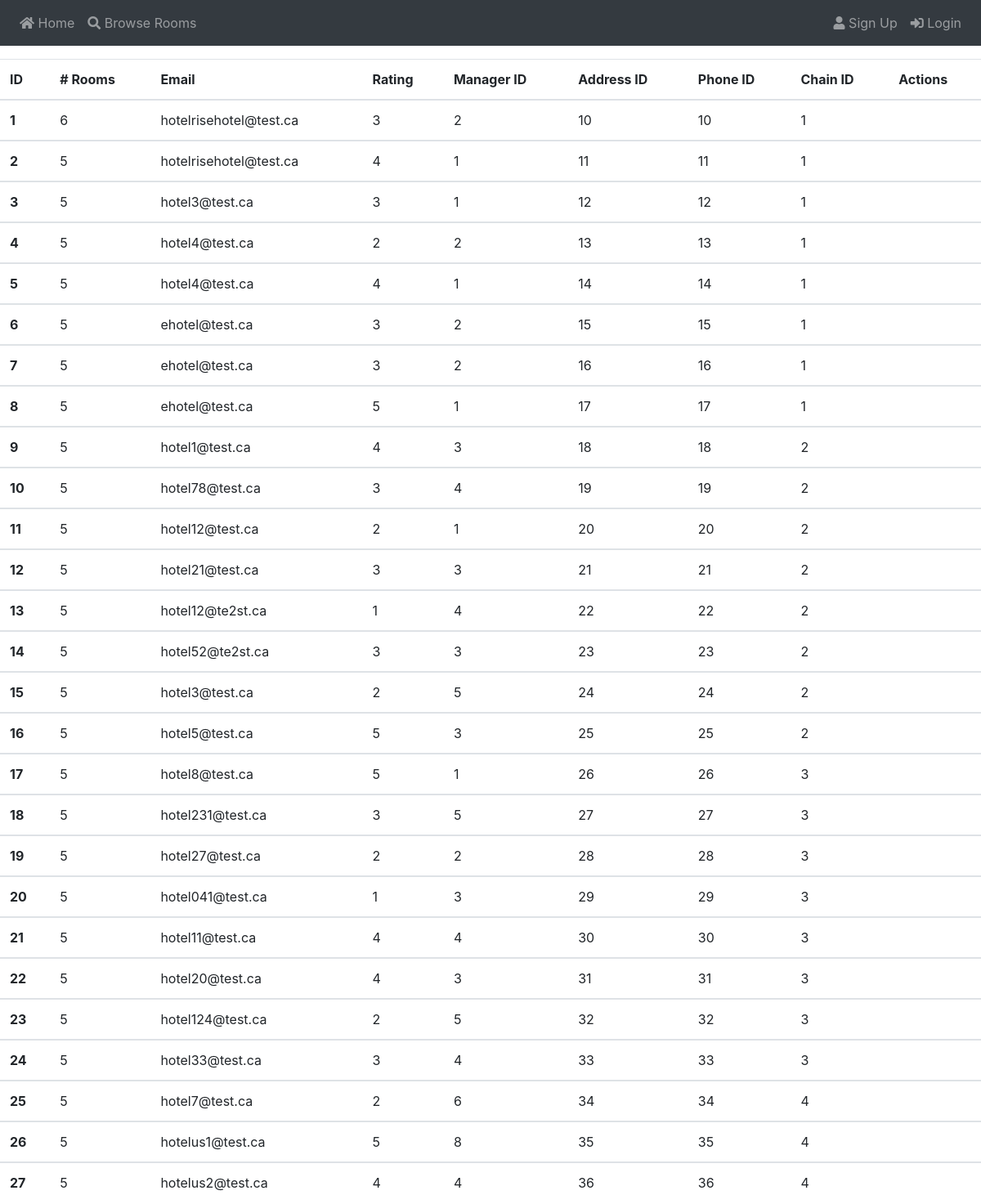
Before: /view_hotels (upper part) with the older database file.
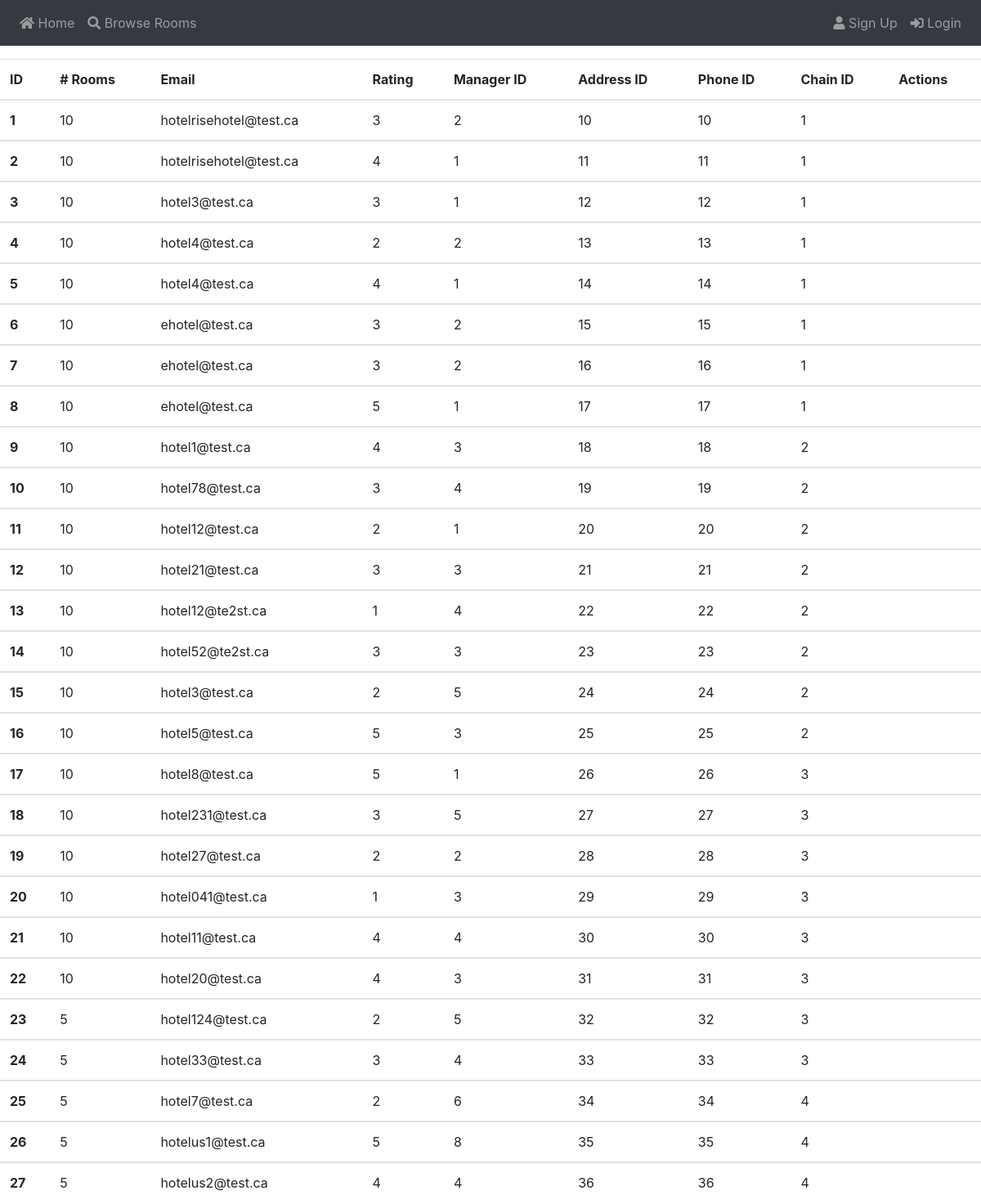
After: the same page with the newer database file.
### app/models.py (models this page shows)
class Hotel(db.Model):
    id          = db.Column(db.Integer, primary_key = True)
    rooms_amt   = db.Column(db.Integer, nullable = False)
    rating      = db.Column(db.Integer, nullable = False)
    email       = db.Column(db.String(128), nullable = False)
    address     = db.Column(db.Integer, db.ForeignKey('addr.id'))
    phone       = db.Column(db.Integer, db.ForeignKey('phone.id'))
    manager     = db.Column(db.Integer, db.ForeignKey('user.id'))
    owned_by    = db.Column(db.Integer, db.ForeignKey('chain.id'))
    rooms       = db.relationship("Room", backref = 'hotel', lazy='dynamic')

### app/routes.py (the view)
@app.route("/view_hotels")
def view_hotels():
    hotels = Hotel.query.all()
    return render_template("view_hotels.html", hotels = hotels)

### app/templates/view_hotels.html (shortened to what this page needs)
{% extends "base.html" %}
{% block content %}
    <table class="table">
        <thead>
            <tr>
                <th scope="col">ID</th>
                <th scope="col"># Rooms</th>
                <th scope="col">Email</th>
                <th scope="col">Rating</th>
                <th scope="col">Manager ID</th>
                <th scope="col">Address ID</th>
                <th scope="col">Phone ID</th>
                <th scope="col">Chain ID</th>
                <th scope="col">Actions</th>
            </tr>
        </thead>
    {% for h in hotels %}
        <tbody>
            <tr>
                <th scope="row">{{ h.id }}</th>
                <td>{{ h.rooms_amt }}</td>
                <td>{{ h.email }}</td>
                <td>{{ h.rating }}</td>
                <td>{{ h.manager }}</td>
                <td>{{ h.address }}</td>
                <td>{{ h.phone }}</td>
                <td>{{ h.owned_by }}</td>
                <td>
                </td>
            </tr>
        </tbody>
    {% endfor %}
    </table>
{% endblock %}

### app/templates/base.html (shortened to what this page needs)
<!DOCTYPE html>
<html>
    <head>
        <link rel="stylesheet" href="https://stackpath.bootstrapcdn.com/bootstrap/4.1.2/css/bootstrap.min.css">
        <link rel="stylesheet" href="https://use.fontawesome.com/releases/v5.7.1/css/all.css">
    </head>
    <body>
        <nav class="navbar navbar-expand-sm fixed-top bg-dark navbar-dark justify-content-between">
            <ul class="navbar-nav">
                <li class="nav-item">
                    <a class="nav-link" href="{{ url_for('index') }}"><span class="fa fa-home"></span> Home</a>
                </li>
                <li class="nav-item">
                    <a class="nav-link" href="{{ url_for('browse_rooms') }}"><span class="fa fa-search"></span> Browse Rooms</a>
                </li>
            </ul>
            <ul class="navbar-nav fixed-right">
                {% if current_user.is_anonymous %}
                    <li class="nav-item">
                        <a class="nav-link" href="{{ url_for('register') }}"><span class="fa fa-user"></span> Sign Up</a>
                    </li>
                    <li class="nav-item">
                        <a class="nav-link" href="{{ url_for('login') }}"><span class="fa fa-sign-in-alt"></span> Login</a>
                    </li>
                {% endif %}
            </ul>
        </nav>
        <br>
        <br>
        <br>
        {% block content %}{% endblock %}
    </body>
</html>

Changed rows visible on the page:
changed Hotel id 1: rooms_amt "6" → "10"
changed Hotel id 2: rooms_amt "5" → "10"
changed Hotel id 3: rooms_amt "5" → "10"
changed Hotel id 4: rooms_amt "5" → "10"
changed Hotel id 5: rooms_amt "5" → "10"
changed Hotel id 6: rooms_amt "5" → "10"
changed Hotel id 7: rooms_amt "5" → "10"
changed Hotel id 8: rooms_amt "5" → "10"
changed Hotel "hotel1@test.ca": rooms_amt "5" → "10"
changed Hotel "hotel78@test.ca": rooms_amt "5" → "10"
changed Hotel "hotel12@test.ca": rooms_amt "5" → "10"
changed Hotel "hotel21@test.ca": rooms_amt "5" → "10"
changed Hotel "hotel12@te2st.ca": rooms_amt "5" → "10"
changed Hotel "hotel52@te2st.ca": rooms_amt "5" → "10"
changed Hotel id 15: rooms_amt "5" → "10"
changed Hotel "hotel5@test.ca": rooms_amt "5" → "10"
changed Hotel "hotel8@test.ca": rooms_amt "5" → "10"
changed Hotel "hotel231@test.ca": rooms_amt "5" → "10"
changed Hotel "hotel27@test.ca": rooms_amt "5" → "10"
changed Hotel "hotel041@test.ca": rooms_amt "5" → "10"
changed Hotel "hotel11@test.ca": rooms_amt "5" → "10"
changed Hotel "hotel20@test.ca": rooms_amt "5" → "10"
